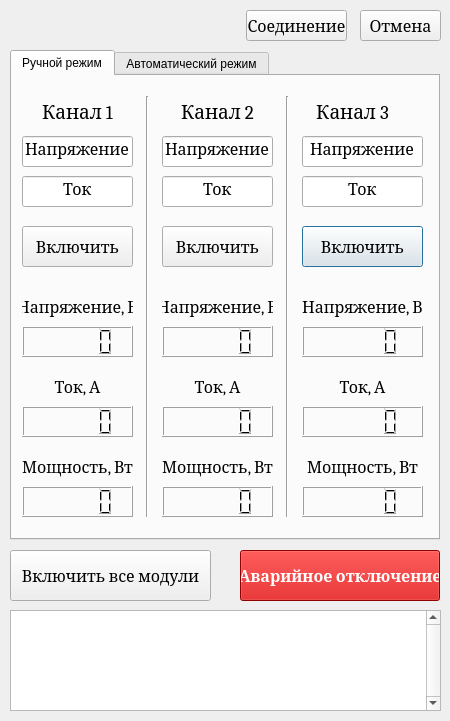
<?xml version="1.0" encoding="UTF-8"?>
<ui version="4.0">
 <class>dialog</class>
 <widget class="QDialog" name="dialog">
  <property name="enabled">
   <bool>true</bool>
  </property>
  <property name="geometry">
   <rect>
    <x>0</x>
    <y>0</y>
    <width>450</width>
    <height>721</height>
   </rect>
  </property>
  <property name="sizePolicy">
   <sizepolicy hsizetype="Fixed" vsizetype="Fixed">
    <horstretch>0</horstretch>
    <verstretch>0</verstretch>
   </sizepolicy>
  </property>
  <property name="windowTitle">
   <string>Панель управление N6705B</string>
  </property>
  <property name="sizeGripEnabled">
   <bool>false</bool>
  </property>
  <widget class="QTabWidget" name="tabWidget">
   <property name="geometry">
    <rect>
     <x>10</x>
     <y>50</y>
     <width>430</width>
     <height>490</height>
    </rect>
   </property>
   <property name="contextMenuPolicy">
    <enum>Qt::DefaultContextMenu</enum>
   </property>
   <property name="tabShape">
    <enum>QTabWidget::Rounded</enum>
   </property>
   <property name="currentIndex">
    <number>0</number>
   </property>
   <property name="elideMode">
    <enum>Qt::ElideNone</enum>
   </property>
   <widget class="QWidget" name="tab">
    <attribute name="title">
     <string>Ручной режим</string>
    </attribute>
    <widget class="QPushButton" name="pushButton_Ch3">
     <property name="geometry">
      <rect>
       <x>290</x>
       <y>150</y>
       <width>121</width>
       <height>41</height>
      </rect>
     </property>
     <property name="font">
      <font>
       <family>Cambria</family>
       <pointsize>12</pointsize>
      </font>
     </property>
     <property name="focusPolicy">
      <enum>Qt::WheelFocus</enum>
     </property>
     <property name="text">
      <string>Включить</string>
     </property>
     <property name="checkable">
      <bool>true</bool>
     </property>
     <property name="checked">
      <bool>false</bool>
     </property>
     <property name="default">
      <bool>false</bool>
     </property>
     <property name="flat">
      <bool>false</bool>
     </property>
    </widget>
    <widget class="QLCDNumber" name="lcdNumber_W_Ch2">
     <property name="geometry">
      <rect>
       <x>150</x>
       <y>410</y>
       <width>111</width>
       <height>31</height>
      </rect>
     </property>
     <property name="font">
      <font>
       <family>Cambria</family>
       <pointsize>12</pointsize>
      </font>
     </property>
     <property name="layoutDirection">
      <enum>Qt::LeftToRight</enum>
     </property>
    </widget>
    <widget class="QLineEdit" name="lineEdit_I_Ch3">
     <property name="geometry">
      <rect>
       <x>290</x>
       <y>100</y>
       <width>121</width>
       <height>31</height>
      </rect>
     </property>
     <property name="font">
      <font>
       <family>Cambria</family>
       <pointsize>12</pointsize>
      </font>
     </property>
     <property name="text">
      <string>Ток</string>
     </property>
     <property name="alignment">
      <set>Qt::AlignCenter</set>
     </property>
     <property name="readOnly">
      <bool>true</bool>
     </property>
    </widget>
    <widget class="Line" name="line_2">
     <property name="geometry">
      <rect>
       <x>260</x>
       <y>20</y>
       <width>31</width>
       <height>421</height>
      </rect>
     </property>
     <property name="orientation">
      <enum>Qt::Vertical</enum>
     </property>
    </widget>
    <widget class="QLCDNumber" name="lcdNumber_I_Ch2">
     <property name="geometry">
      <rect>
       <x>150</x>
       <y>330</y>
       <width>111</width>
       <height>31</height>
      </rect>
     </property>
     <property name="font">
      <font>
       <family>Cambria</family>
       <pointsize>12</pointsize>
      </font>
     </property>
     <property name="layoutDirection">
      <enum>Qt::LeftToRight</enum>
     </property>
    </widget>
    <widget class="QLabel" name="label_3">
     <property name="geometry">
      <rect>
       <x>150</x>
       <y>300</y>
       <width>111</width>
       <height>21</height>
      </rect>
     </property>
     <property name="font">
      <font>
       <family>Cambria</family>
       <pointsize>12</pointsize>
      </font>
     </property>
     <property name="layoutDirection">
      <enum>Qt::LeftToRight</enum>
     </property>
     <property name="text">
      <string>Ток, А</string>
     </property>
     <property name="textFormat">
      <enum>Qt::AutoText</enum>
     </property>
     <property name="scaledContents">
      <bool>false</bool>
     </property>
     <property name="alignment">
      <set>Qt::AlignCenter</set>
     </property>
    </widget>
    <widget class="QLCDNumber" name="lcdNumber_I_Ch1">
     <property name="geometry">
      <rect>
       <x>10</x>
       <y>330</y>
       <width>111</width>
       <height>31</height>
      </rect>
     </property>
     <property name="font">
      <font>
       <family>Cambria</family>
       <pointsize>12</pointsize>
      </font>
     </property>
     <property name="layoutDirection">
      <enum>Qt::LeftToRight</enum>
     </property>
    </widget>
    <widget class="QLabel" name="label_6">
     <property name="geometry">
      <rect>
       <x>290</x>
       <y>20</y>
       <width>101</width>
       <height>31</height>
      </rect>
     </property>
     <property name="font">
      <font>
       <family>Cambria</family>
       <pointsize>14</pointsize>
      </font>
     </property>
     <property name="text">
      <string>Канал 3</string>
     </property>
     <property name="textFormat">
      <enum>Qt::AutoText</enum>
     </property>
     <property name="scaledContents">
      <bool>false</bool>
     </property>
     <property name="alignment">
      <set>Qt::AlignCenter</set>
     </property>
    </widget>
    <widget class="QLineEdit" name="lineEdit_I_Ch1">
     <property name="geometry">
      <rect>
       <x>10</x>
       <y>100</y>
       <width>111</width>
       <height>31</height>
      </rect>
     </property>
     <property name="font">
      <font>
       <family>Cambria</family>
       <pointsize>12</pointsize>
      </font>
     </property>
     <property name="text">
      <string>Ток</string>
     </property>
     <property name="alignment">
      <set>Qt::AlignCenter</set>
     </property>
     <property name="readOnly">
      <bool>true</bool>
     </property>
    </widget>
    <widget class="QPushButton" name="pushButton_Ch2">
     <property name="geometry">
      <rect>
       <x>150</x>
       <y>150</y>
       <width>111</width>
       <height>41</height>
      </rect>
     </property>
     <property name="font">
      <font>
       <family>Cambria</family>
       <pointsize>12</pointsize>
      </font>
     </property>
     <property name="focusPolicy">
      <enum>Qt::WheelFocus</enum>
     </property>
     <property name="text">
      <string>Включить</string>
     </property>
     <property name="checkable">
      <bool>true</bool>
     </property>
     <property name="checked">
      <bool>false</bool>
     </property>
     <property name="default">
      <bool>false</bool>
     </property>
     <property name="flat">
      <bool>false</bool>
     </property>
    </widget>
    <widget class="Line" name="line">
     <property name="geometry">
      <rect>
       <x>120</x>
       <y>20</y>
       <width>31</width>
       <height>421</height>
      </rect>
     </property>
     <property name="orientation">
      <enum>Qt::Vertical</enum>
     </property>
    </widget>
    <widget class="QLabel" name="label_5">
     <property name="geometry">
      <rect>
       <x>150</x>
       <y>20</y>
       <width>111</width>
       <height>31</height>
      </rect>
     </property>
     <property name="font">
      <font>
       <family>Cambria</family>
       <pointsize>14</pointsize>
      </font>
     </property>
     <property name="text">
      <string>Канал 2</string>
     </property>
     <property name="textFormat">
      <enum>Qt::AutoText</enum>
     </property>
     <property name="scaledContents">
      <bool>false</bool>
     </property>
     <property name="alignment">
      <set>Qt::AlignCenter</set>
     </property>
    </widget>
    <widget class="QLCDNumber" name="lcdNumber_V_Ch2">
     <property name="geometry">
      <rect>
       <x>150</x>
       <y>250</y>
       <width>111</width>
       <height>31</height>
      </rect>
     </property>
     <property name="font">
      <font>
       <family>Cambria</family>
       <pointsize>12</pointsize>
      </font>
     </property>
     <property name="layoutDirection">
      <enum>Qt::LeftToRight</enum>
     </property>
    </widget>
    <widget class="QLineEdit" name="lineEdit_V_Ch2">
     <property name="geometry">
      <rect>
       <x>150</x>
       <y>60</y>
       <width>111</width>
       <height>31</height>
      </rect>
     </property>
     <property name="font">
      <font>
       <family>Cambria</family>
       <pointsize>12</pointsize>
      </font>
     </property>
     <property name="inputMask">
      <string/>
     </property>
     <property name="text">
      <string>Напряжение</string>
     </property>
     <property name="alignment">
      <set>Qt::AlignCenter</set>
     </property>
     <property name="readOnly">
      <bool>true</bool>
     </property>
    </widget>
    <widget class="ClickableLineEdit" name="lineEdit_V_Ch1">
     <property name="geometry">
      <rect>
       <x>10</x>
       <y>60</y>
       <width>111</width>
       <height>31</height>
      </rect>
     </property>
     <property name="font">
      <font>
       <family>Cambria</family>
       <pointsize>12</pointsize>
      </font>
     </property>
     <property name="focusPolicy">
      <enum>Qt::ClickFocus</enum>
     </property>
     <property name="accessibleDescription">
      <string/>
     </property>
     <property name="autoFillBackground">
      <bool>false</bool>
     </property>
     <property name="inputMethodHints">
      <set>Qt::ImhDigitsOnly</set>
     </property>
     <property name="inputMask">
      <string/>
     </property>
     <property name="text">
      <string>Напряжение</string>
     </property>
     <property name="frame">
      <bool>true</bool>
     </property>
     <property name="alignment">
      <set>Qt::AlignCenter</set>
     </property>
     <property name="dragEnabled">
      <bool>false</bool>
     </property>
     <property name="readOnly">
      <bool>false</bool>
     </property>
     <property name="clearButtonEnabled">
      <bool>false</bool>
     </property>
    </widget>
    <widget class="QLCDNumber" name="lcdNumber_I_Ch3">
     <property name="geometry">
      <rect>
       <x>290</x>
       <y>330</y>
       <width>121</width>
       <height>31</height>
      </rect>
     </property>
     <property name="font">
      <font>
       <family>Cambria</family>
       <pointsize>12</pointsize>
      </font>
     </property>
     <property name="layoutDirection">
      <enum>Qt::LeftToRight</enum>
     </property>
    </widget>
    <widget class="QLCDNumber" name="lcdNumber_W_Ch3">
     <property name="geometry">
      <rect>
       <x>290</x>
       <y>410</y>
       <width>121</width>
       <height>31</height>
      </rect>
     </property>
     <property name="font">
      <font>
       <family>Cambria</family>
       <pointsize>12</pointsize>
      </font>
     </property>
     <property name="layoutDirection">
      <enum>Qt::LeftToRight</enum>
     </property>
    </widget>
    <widget class="QPushButton" name="pushButton_Ch1">
     <property name="enabled">
      <bool>true</bool>
     </property>
     <property name="geometry">
      <rect>
       <x>10</x>
       <y>150</y>
       <width>111</width>
       <height>41</height>
      </rect>
     </property>
     <property name="font">
      <font>
       <family>Cambria</family>
       <pointsize>12</pointsize>
      </font>
     </property>
     <property name="focusPolicy">
      <enum>Qt::WheelFocus</enum>
     </property>
     <property name="text">
      <string>Включить</string>
     </property>
     <property name="checkable">
      <bool>true</bool>
     </property>
     <property name="checked">
      <bool>false</bool>
     </property>
     <property name="default">
      <bool>false</bool>
     </property>
     <property name="flat">
      <bool>false</bool>
     </property>
    </widget>
    <widget class="QLabel" name="label">
     <property name="geometry">
      <rect>
       <x>10</x>
       <y>20</y>
       <width>111</width>
       <height>31</height>
      </rect>
     </property>
     <property name="font">
      <font>
       <family>Cambria</family>
       <pointsize>14</pointsize>
      </font>
     </property>
     <property name="text">
      <string>Канал 1</string>
     </property>
     <property name="textFormat">
      <enum>Qt::AutoText</enum>
     </property>
     <property name="scaledContents">
      <bool>false</bool>
     </property>
     <property name="alignment">
      <set>Qt::AlignCenter</set>
     </property>
    </widget>
    <widget class="QLineEdit" name="lineEdit_I_Ch2">
     <property name="geometry">
      <rect>
       <x>150</x>
       <y>100</y>
       <width>111</width>
       <height>31</height>
      </rect>
     </property>
     <property name="font">
      <font>
       <family>Cambria</family>
       <pointsize>12</pointsize>
      </font>
     </property>
     <property name="text">
      <string>Ток</string>
     </property>
     <property name="alignment">
      <set>Qt::AlignCenter</set>
     </property>
     <property name="readOnly">
      <bool>true</bool>
     </property>
    </widget>
    <widget class="QLineEdit" name="lineEdit_V_Ch3">
     <property name="geometry">
      <rect>
       <x>290</x>
       <y>60</y>
       <width>121</width>
       <height>31</height>
      </rect>
     </property>
     <property name="font">
      <font>
       <family>Cambria</family>
       <pointsize>12</pointsize>
      </font>
     </property>
     <property name="inputMask">
      <string/>
     </property>
     <property name="text">
      <string>Напряжение</string>
     </property>
     <property name="alignment">
      <set>Qt::AlignCenter</set>
     </property>
     <property name="readOnly">
      <bool>true</bool>
     </property>
    </widget>
    <widget class="QLCDNumber" name="lcdNumber_W_Ch1">
     <property name="geometry">
      <rect>
       <x>10</x>
       <y>410</y>
       <width>111</width>
       <height>31</height>
      </rect>
     </property>
     <property name="font">
      <font>
       <family>Cambria</family>
       <pointsize>12</pointsize>
      </font>
     </property>
     <property name="layoutDirection">
      <enum>Qt::LeftToRight</enum>
     </property>
    </widget>
    <widget class="QLCDNumber" name="lcdNumber_V_Ch1">
     <property name="geometry">
      <rect>
       <x>10</x>
       <y>250</y>
       <width>111</width>
       <height>31</height>
      </rect>
     </property>
     <property name="font">
      <font>
       <family>Cambria</family>
       <pointsize>12</pointsize>
      </font>
     </property>
     <property name="layoutDirection">
      <enum>Qt::LeftToRight</enum>
     </property>
    </widget>
    <widget class="QLabel" name="label_4">
     <property name="geometry">
      <rect>
       <x>150</x>
       <y>380</y>
       <width>111</width>
       <height>21</height>
      </rect>
     </property>
     <property name="font">
      <font>
       <family>Cambria</family>
       <pointsize>12</pointsize>
      </font>
     </property>
     <property name="layoutDirection">
      <enum>Qt::LeftToRight</enum>
     </property>
     <property name="text">
      <string>Мощность, Вт</string>
     </property>
     <property name="textFormat">
      <enum>Qt::AutoText</enum>
     </property>
     <property name="scaledContents">
      <bool>false</bool>
     </property>
     <property name="alignment">
      <set>Qt::AlignCenter</set>
     </property>
    </widget>
    <widget class="QLabel" name="label_2">
     <property name="geometry">
      <rect>
       <x>150</x>
       <y>220</y>
       <width>111</width>
       <height>21</height>
      </rect>
     </property>
     <property name="font">
      <font>
       <family>Cambria</family>
       <pointsize>12</pointsize>
      </font>
     </property>
     <property name="layoutDirection">
      <enum>Qt::LeftToRight</enum>
     </property>
     <property name="text">
      <string>Напряжение, В</string>
     </property>
     <property name="textFormat">
      <enum>Qt::AutoText</enum>
     </property>
     <property name="scaledContents">
      <bool>false</bool>
     </property>
     <property name="alignment">
      <set>Qt::AlignCenter</set>
     </property>
    </widget>
    <widget class="QLCDNumber" name="lcdNumber_V_Ch3">
     <property name="geometry">
      <rect>
       <x>290</x>
       <y>250</y>
       <width>121</width>
       <height>31</height>
      </rect>
     </property>
     <property name="font">
      <font>
       <family>Cambria</family>
       <pointsize>12</pointsize>
      </font>
     </property>
     <property name="layoutDirection">
      <enum>Qt::LeftToRight</enum>
     </property>
    </widget>
    <widget class="QLabel" name="label_7">
     <property name="geometry">
      <rect>
       <x>290</x>
       <y>300</y>
       <width>121</width>
       <height>21</height>
      </rect>
     </property>
     <property name="font">
      <font>
       <family>Cambria</family>
       <pointsize>12</pointsize>
      </font>
     </property>
     <property name="layoutDirection">
      <enum>Qt::LeftToRight</enum>
     </property>
     <property name="text">
      <string>Ток, А</string>
     </property>
     <property name="textFormat">
      <enum>Qt::AutoText</enum>
     </property>
     <property name="scaledContents">
      <bool>false</bool>
     </property>
     <property name="alignment">
      <set>Qt::AlignCenter</set>
     </property>
    </widget>
    <widget class="QLabel" name="label_8">
     <property name="geometry">
      <rect>
       <x>290</x>
       <y>380</y>
       <width>121</width>
       <height>21</height>
      </rect>
     </property>
     <property name="font">
      <font>
       <family>Cambria</family>
       <pointsize>12</pointsize>
      </font>
     </property>
     <property name="layoutDirection">
      <enum>Qt::LeftToRight</enum>
     </property>
     <property name="text">
      <string>Мощность, Вт</string>
     </property>
     <property name="textFormat">
      <enum>Qt::AutoText</enum>
     </property>
     <property name="scaledContents">
      <bool>false</bool>
     </property>
     <property name="alignment">
      <set>Qt::AlignCenter</set>
     </property>
    </widget>
    <widget class="QLabel" name="label_9">
     <property name="geometry">
      <rect>
       <x>290</x>
       <y>220</y>
       <width>121</width>
       <height>21</height>
      </rect>
     </property>
     <property name="font">
      <font>
       <family>Cambria</family>
       <pointsize>12</pointsize>
      </font>
     </property>
     <property name="layoutDirection">
      <enum>Qt::LeftToRight</enum>
     </property>
     <property name="text">
      <string>Напряжение, В</string>
     </property>
     <property name="textFormat">
      <enum>Qt::AutoText</enum>
     </property>
     <property name="scaledContents">
      <bool>false</bool>
     </property>
     <property name="alignment">
      <set>Qt::AlignCenter</set>
     </property>
    </widget>
    <widget class="QLabel" name="label_10">
     <property name="geometry">
      <rect>
       <x>10</x>
       <y>300</y>
       <width>111</width>
       <height>21</height>
      </rect>
     </property>
     <property name="font">
      <font>
       <family>Cambria</family>
       <pointsize>12</pointsize>
      </font>
     </property>
     <property name="layoutDirection">
      <enum>Qt::LeftToRight</enum>
     </property>
     <property name="text">
      <string>Ток, А</string>
     </property>
     <property name="textFormat">
      <enum>Qt::AutoText</enum>
     </property>
     <property name="scaledContents">
      <bool>false</bool>
     </property>
     <property name="alignment">
      <set>Qt::AlignCenter</set>
     </property>
    </widget>
    <widget class="QLabel" name="label_11">
     <property name="geometry">
      <rect>
       <x>10</x>
       <y>380</y>
       <width>111</width>
       <height>21</height>
      </rect>
     </property>
     <property name="font">
      <font>
       <family>Cambria</family>
       <pointsize>12</pointsize>
      </font>
     </property>
     <property name="layoutDirection">
      <enum>Qt::LeftToRight</enum>
     </property>
     <property name="text">
      <string>Мощность, Вт</string>
     </property>
     <property name="textFormat">
      <enum>Qt::AutoText</enum>
     </property>
     <property name="scaledContents">
      <bool>false</bool>
     </property>
     <property name="alignment">
      <set>Qt::AlignCenter</set>
     </property>
    </widget>
    <widget class="QLabel" name="label_12">
     <property name="geometry">
      <rect>
       <x>10</x>
       <y>220</y>
       <width>111</width>
       <height>21</height>
      </rect>
     </property>
     <property name="font">
      <font>
       <family>Cambria</family>
       <pointsize>12</pointsize>
      </font>
     </property>
     <property name="layoutDirection">
      <enum>Qt::LeftToRight</enum>
     </property>
     <property name="text">
      <string>Напряжение, В</string>
     </property>
     <property name="textFormat">
      <enum>Qt::AutoText</enum>
     </property>
     <property name="scaledContents">
      <bool>false</bool>
     </property>
     <property name="alignment">
      <set>Qt::AlignCenter</set>
     </property>
    </widget>
   </widget>
   <widget class="QWidget" name="tab_2">
    <attribute name="title">
     <string>Автоматический режим</string>
    </attribute>
   </widget>
  </widget>
  <widget class="QPushButton" name="pushButton_start">
   <property name="geometry">
    <rect>
     <x>246</x>
     <y>10</y>
     <width>101</width>
     <height>31</height>
    </rect>
   </property>
   <property name="font">
    <font>
     <family>Cambria</family>
     <pointsize>12</pointsize>
    </font>
   </property>
   <property name="text">
    <string>Соединение</string>
   </property>
  </widget>
  <widget class="QPushButton" name="pushButton_stop">
   <property name="geometry">
    <rect>
     <x>360</x>
     <y>10</y>
     <width>81</width>
     <height>31</height>
    </rect>
   </property>
   <property name="font">
    <font>
     <family>Cambria</family>
     <pointsize>12</pointsize>
    </font>
   </property>
   <property name="text">
    <string>Отмена</string>
   </property>
  </widget>
  <widget class="QPushButton" name="pushButton_allon">
   <property name="geometry">
    <rect>
     <x>10</x>
     <y>550</y>
     <width>201</width>
     <height>51</height>
    </rect>
   </property>
   <property name="font">
    <font>
     <family>Cambria</family>
     <pointsize>12</pointsize>
    </font>
   </property>
   <property name="text">
    <string>Включить все модули</string>
   </property>
   <property name="default">
    <bool>false</bool>
   </property>
   <property name="flat">
    <bool>false</bool>
   </property>
  </widget>
  <widget class="QPushButton" name="pushButton_emergency">
   <property name="geometry">
    <rect>
     <x>240</x>
     <y>550</y>
     <width>200</width>
     <height>51</height>
    </rect>
   </property>
   <property name="font">
    <font>
     <family>Cambria</family>
     <pointsize>12</pointsize>
     <weight>75</weight>
     <bold>true</bold>
     <kerning>true</kerning>
    </font>
   </property>
   <property name="styleSheet">
    <string notr="true">background-color:#ca0000; color: white;
</string>
   </property>
   <property name="text">
    <string>Аварийное отключение</string>
   </property>
   <property name="autoRepeat">
    <bool>false</bool>
   </property>
   <property name="default">
    <bool>false</bool>
   </property>
   <property name="flat">
    <bool>false</bool>
   </property>
  </widget>
  <widget class="QTextEdit" name="textEdit">
   <property name="geometry">
    <rect>
     <x>10</x>
     <y>610</y>
     <width>431</width>
     <height>101</height>
    </rect>
   </property>
   <property name="frameShadow">
    <enum>QFrame::Sunken</enum>
   </property>
   <property name="verticalScrollBarPolicy">
    <enum>Qt::ScrollBarAlwaysOn</enum>
   </property>
   <property name="horizontalScrollBarPolicy">
    <enum>Qt::ScrollBarAlwaysOff</enum>
   </property>
   <property name="readOnly">
    <bool>true</bool>
   </property>
  </widget>
 </widget>
 <customwidgets>
  <customwidget>
   <class>ClickableLineEdit</class>
   <extends>QLineEdit</extends>
   <header>clickablelineedit.h</header>
  </customwidget>
 </customwidgets>
 <resources/>
 <connections/>
</ui>
